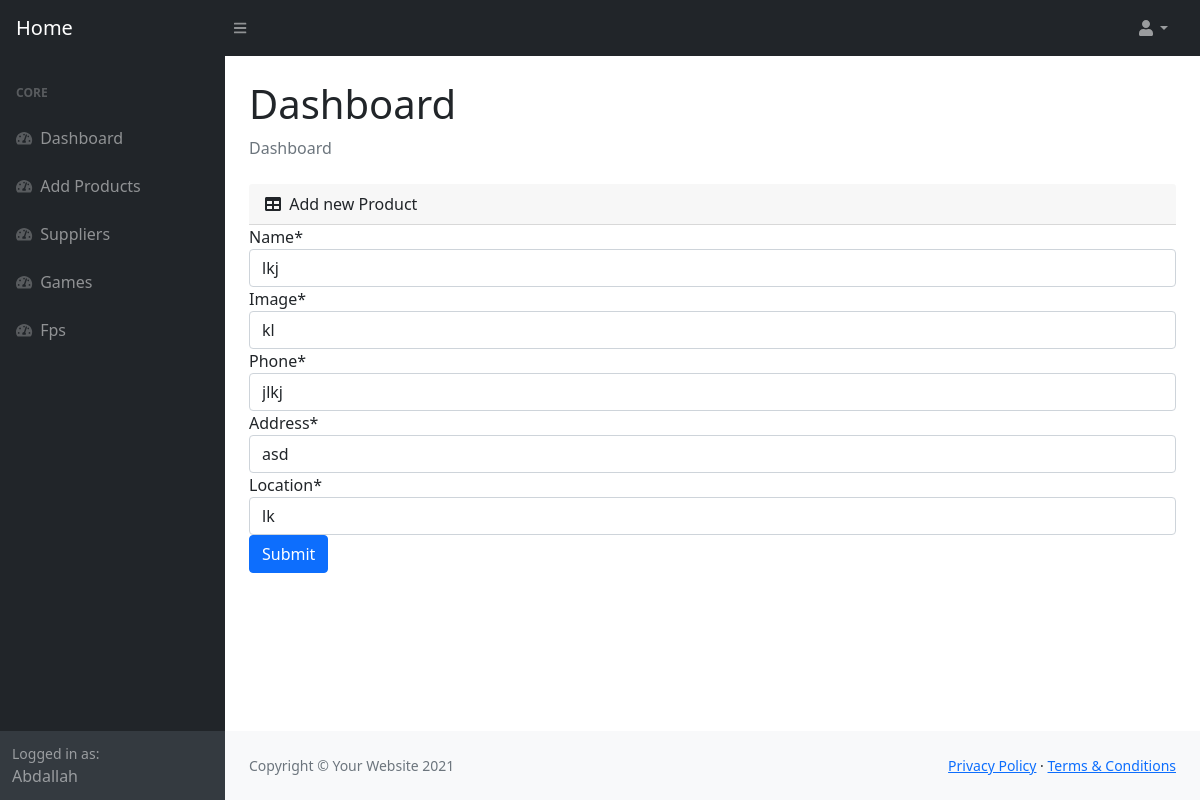
Page /suppliers/1/ (signed in) on the committed database.
### Tech_Parts/models.py (models this page shows, shortened)
class Supplier(models.Model):
    name=models.CharField(max_length=50)
    image=models.CharField(max_length=3000)
    phone=models.CharField(max_length=11)
    address=models.CharField(max_length=120)
    location=models.CharField(max_length=120)

### Tech_Parts/views.py (the view)
# urls.py: path("suppliers/<str:id>/",views.edit_supplier,name="edit_supplier"),
def edit_supplier(request,id):
    if not request.user.is_superuser:
        messages.error(request,"you dont have permission to add products")
        return redirect(reverse("home:home"))
    supplier=Supplier.objects.get(id=id)
    form =SupplierForm(request.POST or None,instance=supplier)
    if form.is_valid():
        form.save()
        messages.success(request,"supplier added successfully")
        return redirect(reverse("home:suppliers"))
    context={"supplier":supplier,"form":form}
    return render(request,"dashboard/edit-supplier.html",context)

### Tech_Parts/forms.py
class SupplierForm(forms.ModelForm):
    class Meta:
        model=Supplier
        fields= "__all__"

### templates/dashboard/edit-supplier.html (shortened to what this page needs)
{% load static %}
{% load crispy_forms_tags %}
<!DOCTYPE html>
<html lang="en">
    <head>
        <link href="https://cdn.jsdelivr.net/npm/simple-datatables@latest/dist/style.css" rel="stylesheet" />
        <link href="{% static 'dashboard/css/styles.css'  %}" rel="stylesheet" />
    </head>
    <body class="sb-nav-fixed">
        <nav class="sb-topnav navbar navbar-expand navbar-dark bg-dark">
            <a class="navbar-brand ps-3" href="{% url 'home:home' %}">Home</a>
            <button class="btn btn-link btn-sm order-1 order-lg-0 me-4 me-lg-0" id="sidebarToggle" href="#!"><i class="fas fa-bars"></i></button>
            <ul class="navbar-nav ms-auto ms-md-0 me-3 me-lg-4">
                <li class="nav-item dropdown">
                    <a class="nav-link dropdown-toggle" id="navbarDropdown" href="#" role="button" data-bs-toggle="dropdown" aria-expanded="false"><i class="fas fa-user fa-fw"></i></a>
                </li>
            </ul>
        </nav>
        <div id="layoutSidenav">
            <div id="layoutSidenav_nav">
                <nav class="sb-sidenav accordion sb-sidenav-dark" id="sidenavAccordion">
                    <div class="sb-sidenav-menu">
                        <div class="nav">
                            <div class="sb-sidenav-menu-heading">Core</div>
                            <a class="nav-link" href="{% url 'home:dashboard' %}">
                                <div class="sb-nav-link-icon"><i class="fas fa-tachometer-alt"></i></div>
                                Dashboard
                            </a>
                            <a class="nav-link" href="{% url 'home:add' %}">
                                <div class="sb-nav-link-icon"><i class="fas fa-tachometer-alt"></i></div>
                               Add Products
                            </a>
                            <a class="nav-link" href="{% url 'home:suppliers' %}">
                                <div class="sb-nav-link-icon"><i class="fas fa-tachometer-alt"></i></div>
                                Suppliers
                            </a>
                             <a class="nav-link" href="{% url 'home:gammes' %}">
                                <div class="sb-nav-link-icon"><i class="fas fa-tachometer-alt"></i></div>
                               Games
                            </a>
                            <a class="nav-link" href="{% url 'home:fps' %}">
                                <div class="sb-nav-link-icon"><i class="fas fa-tachometer-alt"></i></div>
                               Fps
                            </a>
                        </div>
                    </div>
                    <div class="sb-sidenav-footer">
                        <div class="small">Logged in as:</div>
                       {{request.user|title}}
                    </div>
                </nav>
            </div>
            <div id="layoutSidenav_content">
                <main>
                    <div class="container-fluid px-4">
                        <h1 class="mt-4">Dashboard</h1>
                        <ol class="breadcrumb mb-4">
                            <li class="breadcrumb-item active">Dashboard</li>
                        </ol>
                        <div class="col mb-4">
                            <div class="card-header">
                                <i class="fas fa-table me-1"></i>
                             Add new Product
                            </div>
                            <form method="POST" enctype="multipart/form-data">
                            {{form|crispy}}
                            <button class="btn btn-primary">Submit</button>
                            </form>
                        </div>
                    </div>
                </main>
                <footer class="py-4 bg-light mt-auto">
                    <div class="container-fluid px-4">
                        <div class="d-flex align-items-center justify-content-between small">
                            <div class="text-muted">Copyright &copy; Your Website 2021</div>
                            <div>
                                <a href="#">Privacy Policy</a>
                                &middot;
                                <a href="#">Terms &amp; Conditions</a>
                            </div>
                        </div>
                    </div>
                </footer>
            </div>
        </div>
    </body>
</html>

### rows in the picture
Supplier: name "lkj", image "kl", phone "jlkj", address "asd", location "lk"

### other values in the picture
{{ request.user|title }} "Abdallah"
